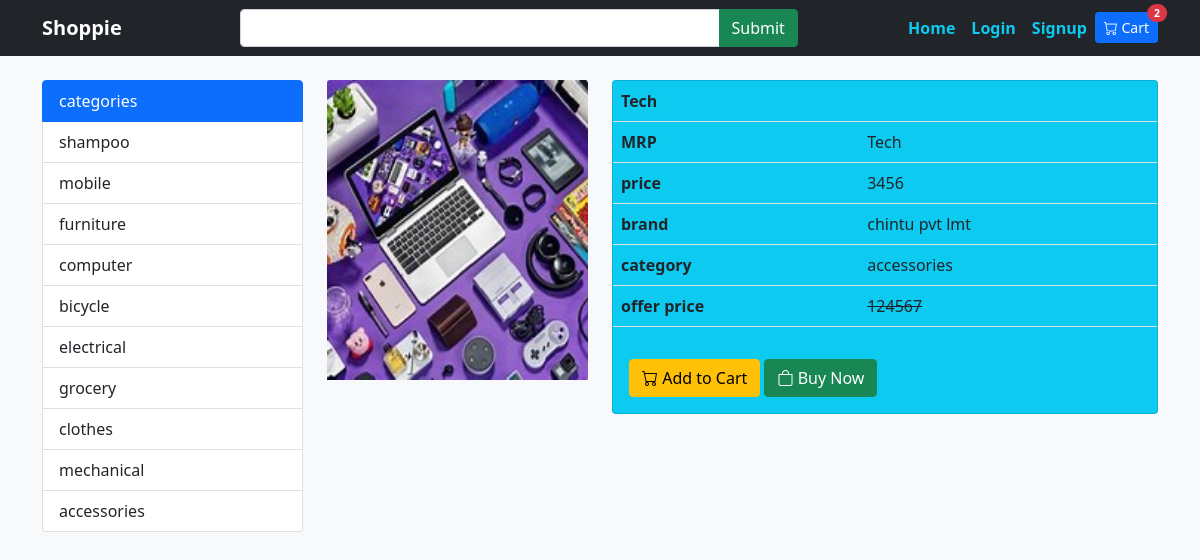
Screenshot of /view.php?id=22 with the database file from the repository.
### tables this page shows
CREATE TABLE `category` (
  `cat_id` int(11) NOT NULL,
  `cat_title` varchar(200) NOT NULL
);

CREATE TABLE `products` (
  `id` int(11) NOT NULL,
  `title` varchar(200) NOT NULL,
  `category` varchar(200) NOT NULL,
  `image` varchar(200) DEFAULT NULL,
  `brand` varchar(200) NOT NULL,
  `price` float NOT NULL,
  `discount_price` float NOT NULL,
  `description` text NOT NULL
);

### include/config.php (called while the page is built, shortened)
<?php
$connect= mysqli_connect(HOST,USER,PASS,DB) or die("db connection fail");
   function calling($table){
       global $connect;
       $array = [];
       $query = mysqli_query($connect,"select * from $table");
       while($row = mysqli_fetch_array($query)){
           $array[] = $row;
       }
       return $array;
   }
?>

### view.php (the view, shortened to what this page needs)
<?php include "include/config.php";
$id = $_GET['id'];
$callingrecord = calling("products JOIN category ON products.category=category.cat_id where id='$id'");
$row = $callingrecord[0];
?>
<!DOCTYPE html>
<html lang="en">
<head>
    <link rel="stylesheet" href="https://cdn.jsdelivr.net/npm/bootstrap-icons@1.8.1/font/bootstrap-icons.css">
<link href="https://cdn.jsdelivr.net/npm/bootstrap@5.1.3/dist/css/bootstrap.min.css" rel="stylesheet">
</head>
<body class="bg-light">
    <?php include "include/nav.php";?>
    <div class="container mt-4">
        <div class="row">
            <div class="col-3">
    <?php include "include/side.php";?>
            <div class="col-9">
            <div class="row">
                <div class="col-4 ">
                    <img src="productimages/<?= $row['image'];?>" class="card-img-top " style="height:300px;" alt="">
                </div>
                <div class="col-8">
                   <div class="card bg-info">
                   <table class="table">
                        <tr>
                            <th colspan="2"><?= $row['title'];?></th>
                        </tr>
                        <tr>
                        <th>MRP</th>
                        <td><?= $row['title'];?></td>
</tr>
                           <tr>
                           <th>price</th>
                        <td><?= $row['discount_price'];?></td>
                           </tr>
                           <tr>
                           <th>brand</th>
                        <td><?= $row['brand'];?></td>
                           </tr>
                        <tr>
                           <th>category</th>
                        <td><?= $row['cat_title'];?></td>
                           </tr>
                           <tr>
                           <th>offer price</th>
                        <td><del><?= $row['price'];?></del></td>
                           </tr>
                    </table>
                    <div class="card-body">
                    <a href="view.php?p_id=<?= $row['id'];?>&id=<?= $_GET['id'];?>" class="btn btn-warning"><i class="bi bi-cart"></i> Add to Cart</a>
                    <a href="" class="btn btn-success"><i class="bi bi-bag"></i> Buy Now</a>
                    </div>
                   </div>
                </div>
            </div>
            </div>
        </div>
    </div>
</body>
</html>

### include/side.php
<div class="list-group">
                    <div class="list-group-item list-group-item-action active">categories </div>
                    <?php
                    $callingcat = calling("category");
                    foreach($callingcat as $cat){
                        $id = $cat['cat_id'];
                        $title = $cat['cat_title'];
                        echo "<a href='index.php?cat=$id' class='list-group-item list-group-item-action'>$title</a>";
                    }
                    ?>
                </div>
            </div>

### rows the page displays
category: cat_title "shampoo"
category: cat_title "mobile"
category: cat_title "furniture"
category: cat_title "computer"
category: cat_title "bicycle"
category: cat_title "electrical"
category: cat_title "grocery"
category: cat_title "clothes"
category: cat_title "mechanical"
category: cat_title "accessories"
products: image (picture), title "Tech", discount_price "3456", brand "chintu pvt lmt", category.cat_title "accessories", price "124567"
